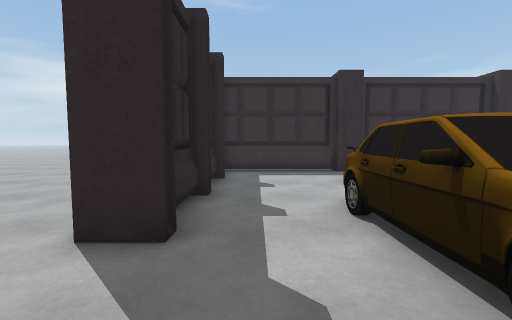
[1] (above)

20 first-person views from a walk through a 3-D level made in the Unity game engine. The camera is 1.2 m above the floor, tilts 4° down and sees 90° across. The floor is counted in squares, 1 m on a side. Each view is taken from the middle of a square. On the plan, view 1 faces up. The plan holds only what a view shows up to about 12 squares ahead; the rest is blank. The place goes on beyond the plan. The player is left out.

[2]
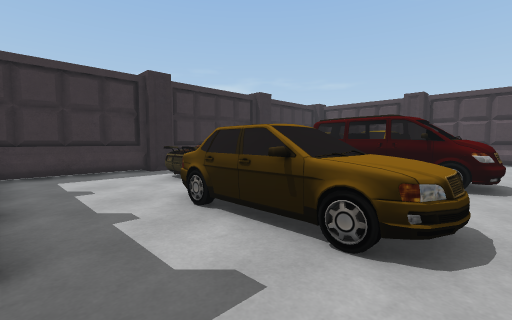

[3]
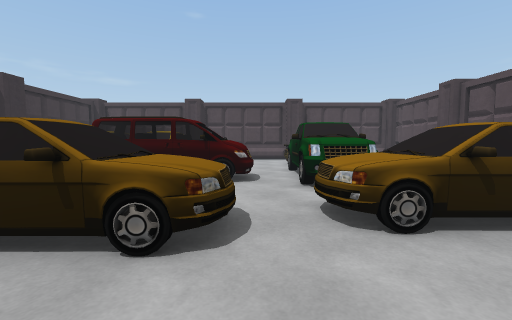

[4]
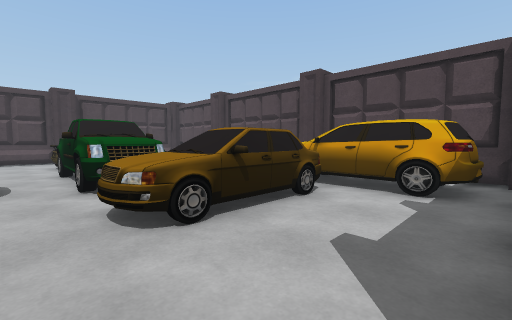

[5]
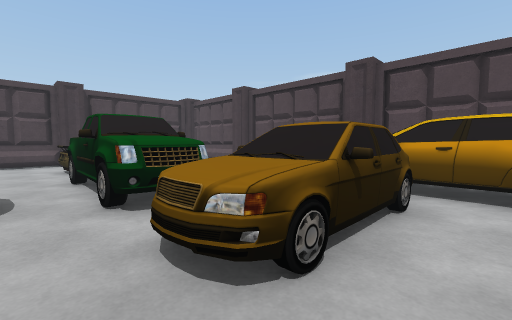

[6]
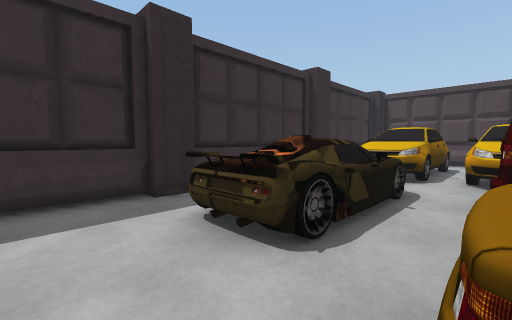

[7]
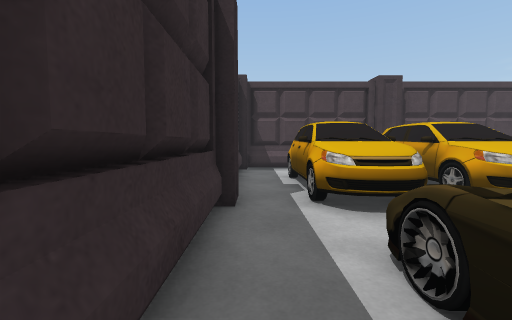

[8]
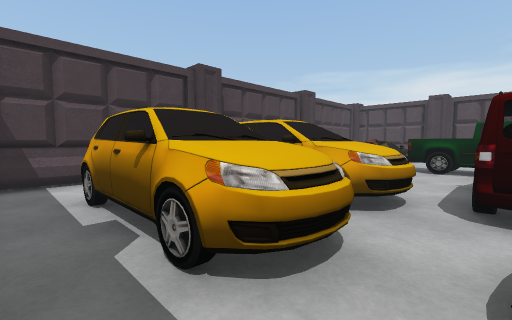

[9]
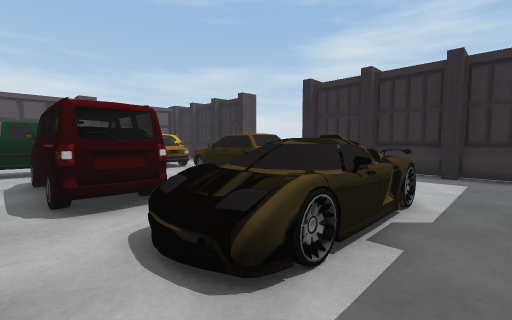

[10]
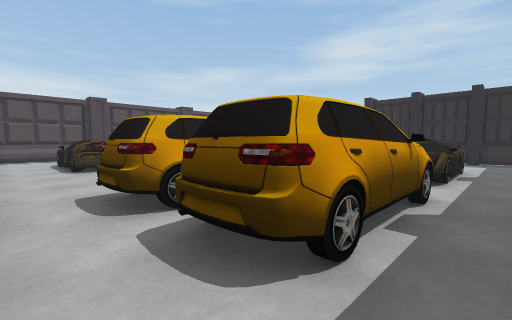

[11]
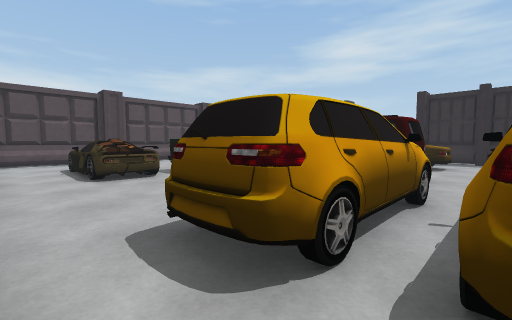

[12]
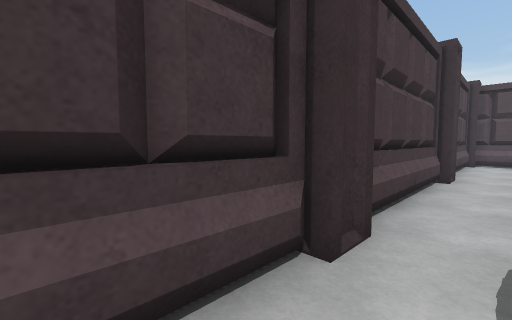

[13]
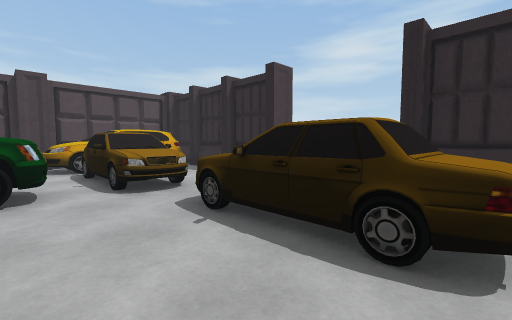

[14]
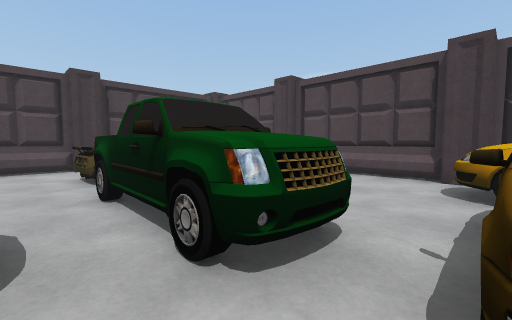

[15]
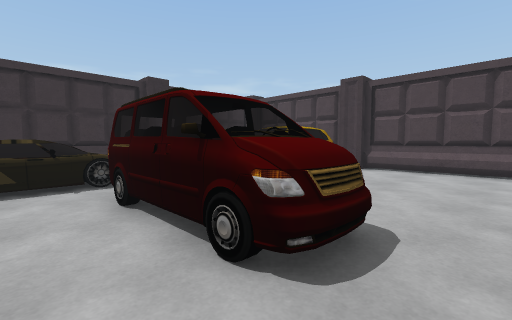

[16]
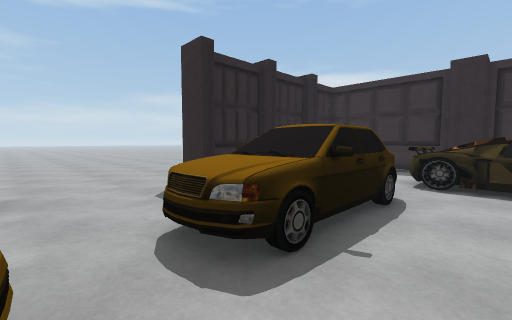

[17]
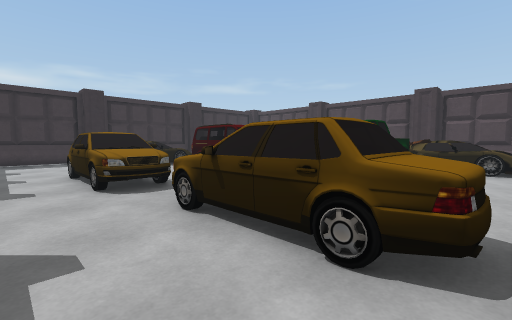

[18]
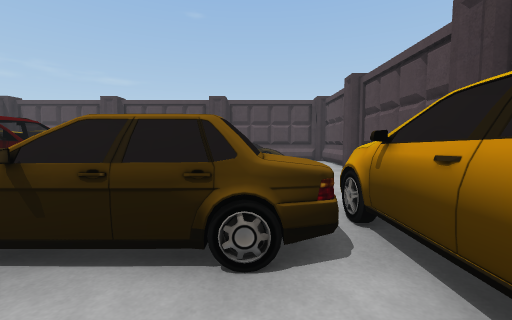

[19]
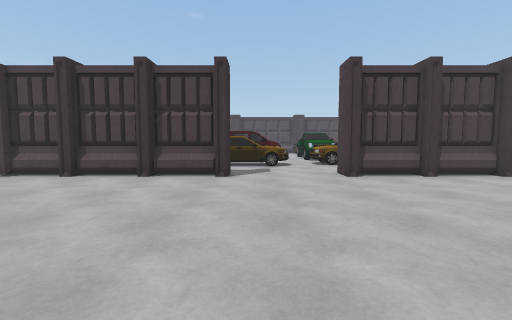

[20]
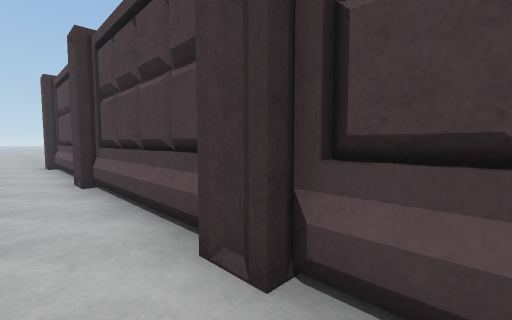

### Floor plan
Key: @ floor where view 1 was taken; # wall or solid block; . main floor; : floor 0.5 m higher than the main floor; + floor 1 m higher than the main floor; = window, fence, low wall or low ledge; B box; C car; O other object.
Columns run from 11 left of view 1 to 18 right of it. Each row starts with its distance up from view 1.
 13              . ...............
 12 ...           ................
 11 ....     ####################
 10  ....   .BB.................#
  9   ...  ..#B....CCCC..OOOOO..#
  8    ......BB...:+CCCCOOOOOO..#
  7     .....BB...:+CCCCOOOOOO..#
  6     .....##..........OOOOO..#
  5   .......BB..OO...OOOOOOOOO.#
  4   .......BB..OO...OOOOOOOOO##
  3   .......##..OO...OO..   ..=#
  2 . ...........OO...OO.. ....=#
  1  ............OO...OO.......=#
  0 ...........@.OO...OO.......=#
 -1 .........##...OO.OOOOO.....=#
 -2     .....BB..OOOOOOOOOOCCC.##
 -3      ....BB..OOOOOOOOOOCCC.##
 -4       ...##..OOO.. ....CCC.=#
 -5        ..BB..OOO.. ..  CCC.=#
 -6         .BB...OO.......CCC.=#
 -7          ##OOOOOO..      ..=#
 -8          BBOOOOO .....   ..=#
 -9           ##  ##########  ###
-10           #############   ##

Where each view was taken, in squares from view 1:
view 1: 0 up, 0 right, facing up
view 2: 0 up, 1 left, facing up-right
view 3: 0 up, 1 left, facing right
view 4: 0 up, 1 left, facing down-right
view 5: 0 up, 1 right, facing down-right
view 6: 5 up, 1 right, facing up-right
view 7: 10 up, 5 right, facing right
view 8: 10 up, 8 right, facing down-right
view 9: 10 up, 9 right, facing down-left
view 10: 10 up, 16 right, facing down-left
view 11: 7 up, 16 right, facing down-left
view 12: 7 up, 15 right, facing down-right
view 13: 5 up, 6 right, facing down-left
view 14: 0 up, 4 right, facing down-right
view 15: 1 down, 5 right, facing up-right
view 16: 1 down, 5 right, facing up-left
view 17: 6 down, 0 right, facing up-right
view 18: 5 down, 0 right, facing right
view 19: 2 up, 11 left, facing right
view 20: 13 up, 2 right, facing down-right
